Frame 1 (no input): blank canvas, image omitted
Frame 60 (the mouse pressed at the canvas centre just before this capture): blank canvas, image omitted
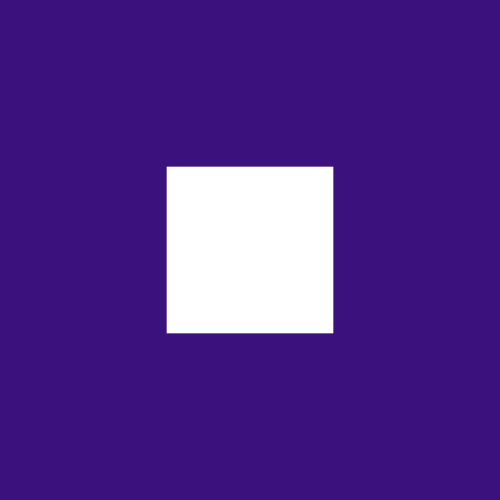
Frame 120 (the mouse held since frame 60 and released just before this capture)

The Processing sketch whose frames 1 and 60 were blank and that drew this single picture after the mouse press (run headless with seeded random() and noise(); from frame 60 on, the mouse is pressed at the canvas centre):

// Processing sketch: SierpinskiCarpet
// ── SierpinskiCarpet.pde
void carpet(float x,float y,float w,float h,int n){
  if(n>_n)return;
  fill(255);
  noStroke();
  float nw=w/3;
  float nh=h/3;
  rect(x+nw,y+nh,nw,nh);
  if(corners)carpet(x,y,nw,nh,n+1);
  if(edges)carpet(x+nw,y,nw,nh,n+1);
  if(corners)carpet(x+2*nw,y,nw,nh,n+1);
  if(edges)carpet(x,y+nh,nw,nh,n+1);
  if(corners)carpet(x,y+2*nh,nw,nh,n+1);
  if(edges)carpet(x+nw,y+2*nh,nw,nh,n+1);
  if(edges)carpet(x+2*nw,y+nh,nw,nh,n+1);
  if(corners)carpet(x+2*nw,y+2*nh,nw,nh,n+1);
  //rect(x+w/3,y+h/3,w/3,h/3);
}
boolean edges=true;
boolean corners=true;
void setup(){
  size(500,500);
  //save("frame.png");
  //exit();
}
void draw(){
  background(#3B117D);
  carpet(0,0,width,height,1);
}
int _n=0;
void mousePressed(){
  _n++;
}
